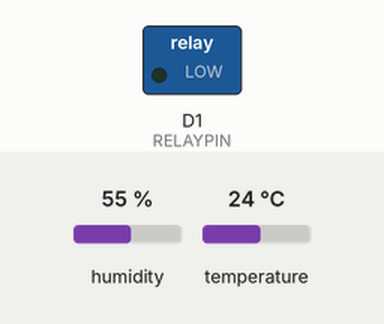
Recording of a sketch running on a simulated ESP8266 (NodeMCU). Parts: switched loads named in the sketch (green lamp = pin HIGH). The inputs (shaded band) are chosen by the test bench; at power-on: temperature 24 °C, humidity 55 %. What the sketch prints to the serial monitor is not drawn.

Above: at 2.8 s.
2.9 s: temperature set to 29 °C
8.9 s: temperature set to 32 °C
At 10.8 s:
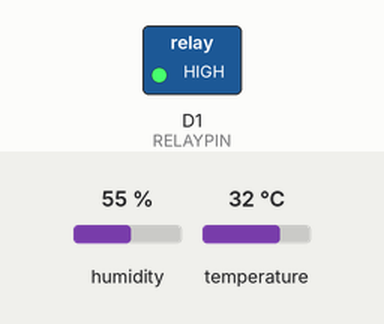
11.6 s: temperature set to 12 °C
At 13.2 s:
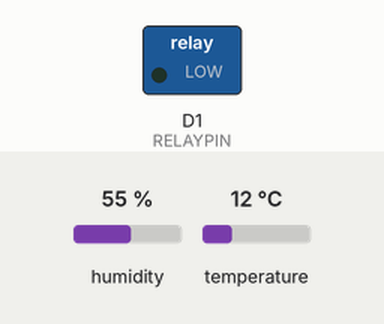
Timing chart, 0 to 14.7 s (numbered marks = the images above; inputs shaded):
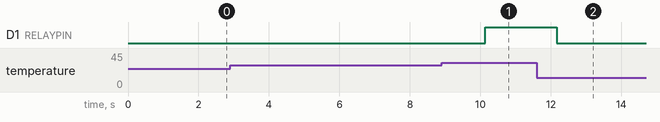

Measured:
- the behaviour switches between 30 and 31 °C on temperature (found by bisection; images 0 and 1)
- after the input at 8.9 s, D1 (RELAYPIN): LOW → HIGH after 1.2 s
- after the input at 11.6 s, D1 (RELAYPIN): HIGH → LOW after 0.57 s

The sketch:

percobaan2.ino
```cpp
#include <DHT.h>
#define DHTPIN D4 // pin data DHT11 terhubung ke D4 pada NodeMCU
#define DHTTYPE DHT11
#define RELAYPIN D1 // pin kendali relay/LED indikator

DHT dht(DHTPIN, DHTTYPE);
const float suhuThreshold = 30.0;

void setup() {
  Serial.begin(115200);
  dht.begin();
  pinMode(RELAYPIN, OUTPUT);
  digitalWrite(RELAYPIN, LOW);
}
void loop() {
  float suhu = dht.readTemperature();

  if (isnan(suhu)) {
    Serial.println("Gagal membaca data sensor!");
  } else {
    Serial.print("Suhu: ");
    Serial.print(suhu);
    Serial.print(" C -> ");

    if (suhu > suhuThreshold) {
      digitalWrite(RELAYPIN, HIGH);
      Serial.println("Aktuator: ON");
    } else {
      digitalWrite(RELAYPIN, LOW);
      Serial.println("Aktuator: OFF");
    }
  }
}
```
